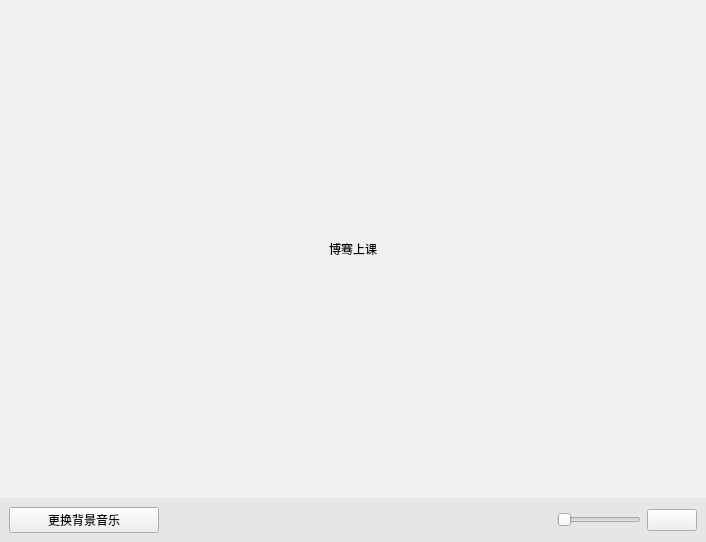
<?xml version="1.0" encoding="UTF-8"?>
<ui version="4.0">
 <class>Form</class>
 <widget class="QWidget" name="Form">
  <property name="geometry">
   <rect>
    <x>0</x>
    <y>0</y>
    <width>706</width>
    <height>542</height>
   </rect>
  </property>
  <property name="windowTitle">
   <string>Form</string>
  </property>
  <layout class="QVBoxLayout" name="verticalLayout" stretch="1,0">
   <property name="spacing">
    <number>0</number>
   </property>
   <property name="leftMargin">
    <number>0</number>
   </property>
   <property name="topMargin">
    <number>0</number>
   </property>
   <property name="rightMargin">
    <number>0</number>
   </property>
   <property name="bottomMargin">
    <number>0</number>
   </property>
   <item>
    <widget class="QLabel" name="label">
     <property name="styleSheet">
      <string notr="true">font: 26pt &quot;华文琥珀&quot;;
background-color: rgb(240, 240, 240);
</string>
     </property>
     <property name="text">
      <string>博骞上课</string>
     </property>
     <property name="alignment">
      <set>Qt::AlignCenter</set>
     </property>
    </widget>
   </item>
   <item>
    <widget class="QWidget" name="st_bt_wgt" native="true">
     <property name="minimumSize">
      <size>
       <width>0</width>
       <height>23</height>
      </size>
     </property>
     <property name="styleSheet">
      <string notr="true">#st_bt_wgt{background-color: rgb(230, 230, 230);}</string>
     </property>
     <layout class="QHBoxLayout" name="horizontalLayout_2">
      <item>
       <widget class="QPushButton" name="music_open_btn">
        <property name="minimumSize">
         <size>
          <width>150</width>
          <height>0</height>
         </size>
        </property>
        <property name="maximumSize">
         <size>
          <width>150</width>
          <height>16777215</height>
         </size>
        </property>
        <property name="text">
         <string>更换背景音乐</string>
        </property>
       </widget>
      </item>
      <item>
       <spacer name="horizontalSpacer">
        <property name="orientation">
         <enum>Qt::Horizontal</enum>
        </property>
        <property name="sizeHint" stdset="0">
         <size>
          <width>317</width>
          <height>20</height>
         </size>
        </property>
       </spacer>
      </item>
      <item>
       <widget class="QPushButton" name="vol_btn">
        <property name="sizePolicy">
         <sizepolicy hsizetype="Fixed" vsizetype="Fixed">
          <horstretch>0</horstretch>
          <verstretch>0</verstretch>
         </sizepolicy>
        </property>
        <property name="minimumSize">
         <size>
          <width>20</width>
          <height>20</height>
         </size>
        </property>
        <property name="maximumSize">
         <size>
          <width>20</width>
          <height>20</height>
         </size>
        </property>
        <property name="text">
         <string/>
        </property>
        <property name="flat">
         <bool>true</bool>
        </property>
       </widget>
      </item>
      <item>
       <widget class="QSlider" name="vol_sld">
        <property name="sizePolicy">
         <sizepolicy hsizetype="Fixed" vsizetype="Fixed">
          <horstretch>0</horstretch>
          <verstretch>0</verstretch>
         </sizepolicy>
        </property>
        <property name="orientation">
         <enum>Qt::Horizontal</enum>
        </property>
       </widget>
      </item>
      <item>
       <widget class="QPushButton" name="music_play_btn">
        <property name="minimumSize">
         <size>
          <width>50</width>
          <height>0</height>
         </size>
        </property>
        <property name="maximumSize">
         <size>
          <width>50</width>
          <height>16777215</height>
         </size>
        </property>
        <property name="text">
         <string/>
        </property>
       </widget>
      </item>
     </layout>
    </widget>
   </item>
  </layout>
 </widget>
 <resources/>
 <connections/>
</ui>
